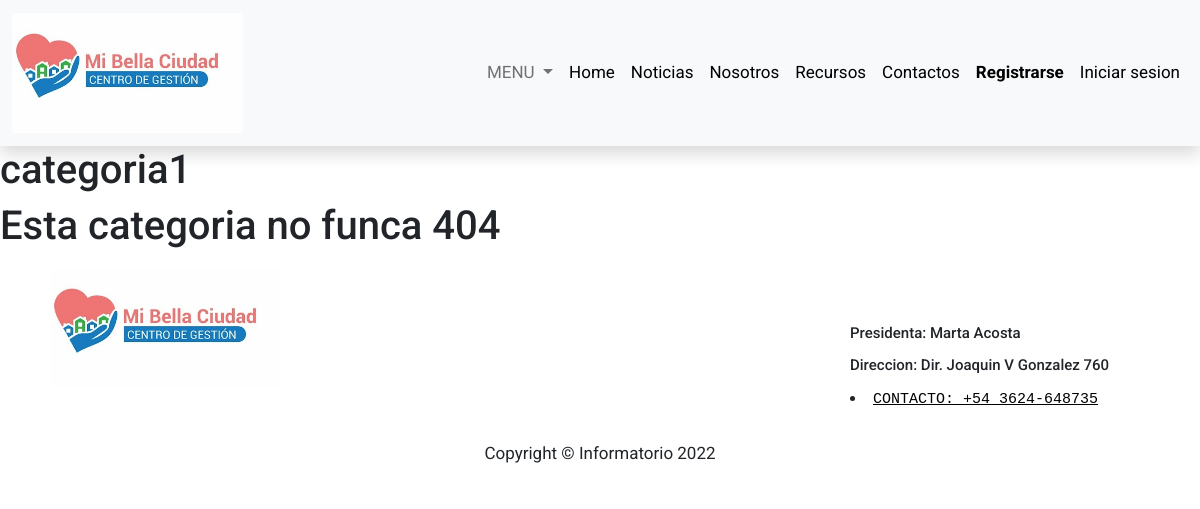
The app's page /category/categoria1/, older data.
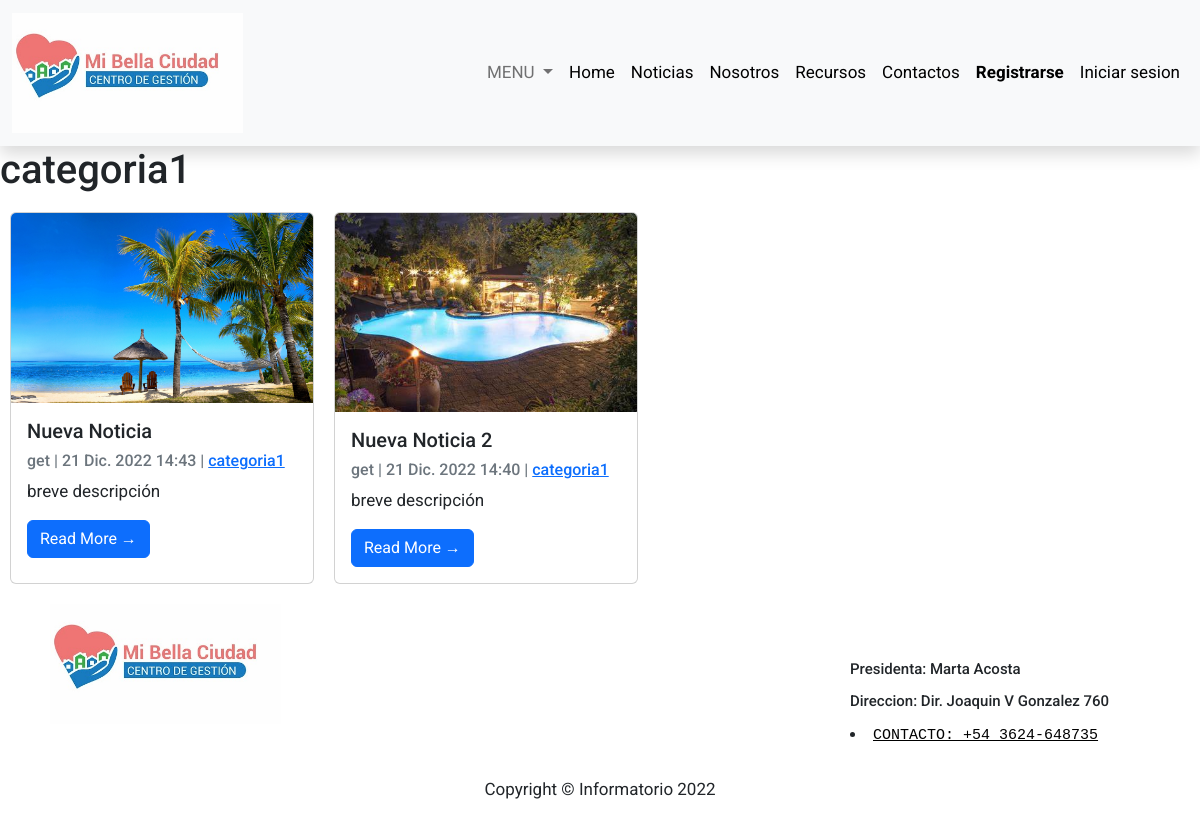
The same page, newer data.
### blog/models.py (models this page shows, shortened)
class Publicación(models.Model):
    STATUS = (
        ('draft',"Draft"),
        ('publish',"Publish")
    )
    title = models.CharField(max_length=200)
    slug = models.SlugField(max_length=200, null=False, unique=True, unique_for_date='created_on')
    author = models.ForeignKey(User, on_delete= models.PROTECT, related_name='comment_pots')
    category = models.ForeignKey(Category, related_name='post',blank=False, null=False,default=Category, on_delete=models.SET_DEFAULT)
    excerpt = models.CharField(max_length=300, null=True)
    image = models.ImageField(upload_to='static/img/post_feature/', blank=True, null=True)
    content = models.TextField()
    created_on = models.DateTimeField(auto_now_add=True)
    updated_at = models.DateTimeField(auto_now=True)
    status = models.CharField(max_length=10, choices=STATUS, default='draft')
    class Meta:
        ordering = ['-created_on']

class Category(models.Model):
    name = models.CharField(max_length=150)# db_index = True
    slug = models.SlugField(max_length=150, unique=True)# db_index = True
    description = models.CharField(max_length=500, blank=True, null=True)
    created_at = models.DateTimeField(auto_now_add=True)#auto_now=True
    class Meta:
        unique_together = ('slug',)
        verbose_name_plural = "categories"
    def __str__(self):
        return self.name

### blog/views.py (the view)
# urls.py: path('category/<str:cats>/', views.CategoryView, name='categorys_url'),
def CategoryView(request, cats):
    template_name = 'category.html'
    category_post = Publicación.objects.filter(category__slug=cats, status='publish')
    context = {'category': cats, 'category_post': category_post}
    return render(request, template_name, context)

### Templates/category.html (shortened to what this page needs)
{% extends 'base.html' %}
{% block content %}
<h1>{{category}}</h1>
{% if category_post %}
	<div style="display: flex; flex-direction: row; flex-wrap: wrap">
	  {% for post in category_post %}
	  <div class="card" style="width: 19rem; margin: 10px">
	    <a href="{% url 'post_detail' post.slug %}"><img src="/{{ post.image }}" class="card-img-top" /> </a>
	    <div class="card-body">
	      <div style="display: flex; flex-direction: row">
	        <h5 class="card-title">{{ post.title }}</h5>
	      </div>
	      <p class="card-text text-muted h6">{{ post.author }} | {{ post.created_on}} | <a href="{% url 'categorys_url' post.category.slug %}"> {{post.category}} </a></p>
	        <p class="card-text">{{ post.excerpt }}</p>
	        <a href="{% url 'post_detail' post.slug %}" class="btn btn-primary">Read More &rarr;</a>
	    </div>
	  </div>
	  {% endfor %}
	</div>
{% else %}
	<h1>Esta categoria no funca 404</h1>
{% endif %}
{% endblock content %}

### Templates/base.html (shortened to what this page needs)
{% load static %}
<!DOCTYPE html>
<html>
<head>
    <link href="https://cdn.jsdelivr.net/npm/bootstrap@5.2.3/dist/css/bootstrap.min.css" rel="stylesheet"
>
    {% load static %}
    <link href="{% static 'style.css' %}" rel="stylesheet" type="text/css">
</head>
<body>
    {% block navbar %} {% include 'navbar.html' %} {% endblock navbar %}
    <div>
        {% block content %}{% endblock content %}
    </div>
    <footer>
        <div>
            <div
                style="display: flex; justify-content: space-around; padding-bottom: 10px; background-color: #ffffff; padding-top: 10px;">
                <div class="col-md-3" style="weight:150px">
                    <a class="navbar-brand " href="{% url 'home' %}"> <img class="img-fluid logo-footer"
                            style="weight:450px; height:120px" src="{% static '/media/logo.jpg' %}" alt="My image" /></a>
                </div>
                <div class="col-md-3">
                </div>
                <div class="col-md-3">
                    <div class="address">
                        <h2></h2>
                        <div class="address-links">
                            <li class="address1">
                                Presidenta: Marta Acosta
                            </li>
                            <li class="address1">
                                Direccion: Dir. Joaquin V Gonzalez 760
                            </li>
                            <li><a href="">CONTACTO: +54 3624-648735 </a></li>
                        </div>
                    </div>
                </div>
            </div>
        </div>
        <div style="background-color:#ffffff; padding: 15px;">
            <p class="m-0 text-dark text-center ">Copyright &copy; Informatorio 2022</p>
        </div>
    </footer>
</body>
</html>

### Templates/navbar.html (shortened to what this page needs)
{% load static %}
{% block navbar %}
<nav class="navbar navbar-expand-lg navbar-light bg-light shadow" id="mainNav">
    <div class="container-fluid">
        <a class="navbar-brand" href="{% url 'home' %}"> <img style="weight:450px; height:120px"
                src="{% static '/media/logo.jpg' %}" alt="Logo mi bella ciudad" /></a>
        <div class="collapse navbar-collapse" id="navbarResponsive" style="flex-grow: 0;">
            <ul class="navbar-nav ml-auto">
                <div class="collapse navbar-collapse" id="navbarNavDarkDropdown">
                    <ul class="navbar-nav">
                        <li class="nav-item dropdown">
                            <a class="nav-link dropdown-toggle" href="#" role="button" data-bs-toggle="dropdown"
                                aria-expanded="false">
                                MENU
                            </a>
                        </li>
                    </ul>
                </div>
                <li class="nav-item text-black">
                    <a class="nav-link text-black font-weight-bold" href="{% url 'home' %}">Home</a>
                </li>
                <li class="nav-item text-black">
                    <a class="nav-link text-black font-weight-bold" href="{% url 'noticias_url' %}">Noticias</a>
                </li>
                <li class="nav-item text-black">
                    <a class="nav-link text-black font-weight-bold" href="{% url 'Quienes_somos' %}">Nosotros</a>
                </li>
                <li class="nav-item text-black">
                    <a class="nav-link text-black font-weight-bold" href="#">Recursos</a>
                </li>
                <li class="nav-item text-black">
                    <a class="nav-link text-black font-weight-bold" href="#">Contactos</a>
                </li>
                {% if request.user.is_authenticated %}
                <li class="nav-item text-black">
                    <a class="has-text-light mr-2 nav-link text-black font-weight-bold">
                        Bienvenido, "{{ user.username }}"
                    </a>
                </li>
                <li class="nav-item text-black">
                    <a href="{% url 'logout' %}"
                        class="button is-danger nav-link text-black font-weight-bold"><strong>Cerrar sesion</strong></a>
                </li>
                {% else %}
                <li class="nav-item text-black">
                    <a href="{% url 'register_url' %}"
                        class="button is-success mr-2 nav-link text-black font-weight-bold"><strong>Registrarse</strong></a>
                </li>
                <li class="nav-item text-black">
                    <a href="{% url 'login_url' %}" class="button is-light nav-link text-black font-weight-bold">Iniciar
                        sesion</a>
                </li>
                {% endif %}
            </ul>
        </div>
    </div>
</nav>
{% endblock navbar %}

### static/style.css (style rules this page uses)
* { border: 0; box-sizing: border-box; margin: 0; padding: 0; }
body { font-family: "Roboto", sans-serif; font-size: 17px; }
footer { background-color: #212529; height: 100px; }
footer a { color: rgb(#212529); font-size: 10px; font-family: 'Courier New', Courier, monospace; }
.shadow { box-shadow: 0 4px 2px -2px rgba(0, 0, 0, 0.1); }
.address h2 { padding-bottom: 15px; font-size: 20px; font-weight: 600; }
.address-links li a { color: #000; font-size: 15px; font-weight: 500; }
.address-links .address1 { font-weight: 500; font-size: 15px; display: flex; }
.address-links { line-height: 32px; }

Row changes from the older to the newer data that the page shows:
now on this page (row edited): Publicación: image (picture), title "Nueva Noticia", author "get", created_on "21 Dic. 2022 14:43", category "categoria1", excerpt "breve descripción"
now on this page (row edited): Publicación: image (picture), title "Nueva Noticia 2", author "get", created_on "21 Dic. 2022 14:40", category "categoria1", excerpt "breve descripción"
Text that changed along with them:
text no longer shown: "Esta categoria no funca 404"
